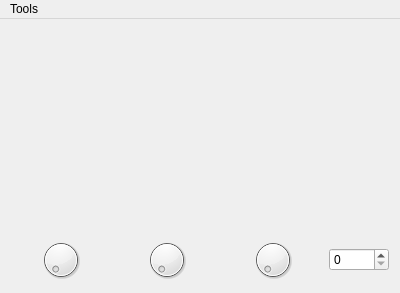
<?xml version="1.0" encoding="UTF-8"?>
<ui version="4.0">
 <class>MainWindow</class>
 <widget class="QMainWindow" name="MainWindow">
  <property name="geometry">
   <rect>
    <x>0</x>
    <y>0</y>
    <width>400</width>
    <height>293</height>
   </rect>
  </property>
  <property name="sizePolicy">
   <sizepolicy hsizetype="Preferred" vsizetype="Preferred">
    <horstretch>0</horstretch>
    <verstretch>0</verstretch>
   </sizepolicy>
  </property>
  <property name="focusPolicy">
   <enum>Qt::TabFocus</enum>
  </property>
  <property name="windowTitle">
   <string>MainWindow</string>
  </property>
  <widget class="QWidget" name="centralWidget">
   <property name="sizePolicy">
    <sizepolicy hsizetype="Preferred" vsizetype="Preferred">
     <horstretch>0</horstretch>
     <verstretch>0</verstretch>
    </sizepolicy>
   </property>
   <layout class="QGridLayout" name="gridLayout">
    <item row="3" column="1">
     <widget class="QDial" name="dial">
      <property name="sizePolicy">
       <sizepolicy hsizetype="Preferred" vsizetype="Maximum">
        <horstretch>0</horstretch>
        <verstretch>0</verstretch>
       </sizepolicy>
      </property>
      <property name="minimumSize">
       <size>
        <width>0</width>
        <height>0</height>
       </size>
      </property>
      <property name="maximumSize">
       <size>
        <width>16777215</width>
        <height>44</height>
       </size>
      </property>
     </widget>
    </item>
    <item row="3" column="2">
     <widget class="QDial" name="dial_2">
      <property name="sizePolicy">
       <sizepolicy hsizetype="Preferred" vsizetype="Maximum">
        <horstretch>0</horstretch>
        <verstretch>0</verstretch>
       </sizepolicy>
      </property>
      <property name="minimumSize">
       <size>
        <width>0</width>
        <height>0</height>
       </size>
      </property>
      <property name="maximumSize">
       <size>
        <width>16777215</width>
        <height>44</height>
       </size>
      </property>
     </widget>
    </item>
    <item row="3" column="3">
     <widget class="QDial" name="dial_3">
      <property name="sizePolicy">
       <sizepolicy hsizetype="Preferred" vsizetype="Maximum">
        <horstretch>0</horstretch>
        <verstretch>0</verstretch>
       </sizepolicy>
      </property>
      <property name="minimumSize">
       <size>
        <width>0</width>
        <height>0</height>
       </size>
      </property>
      <property name="maximumSize">
       <size>
        <width>16777215</width>
        <height>44</height>
       </size>
      </property>
     </widget>
    </item>
    <item row="3" column="4">
     <widget class="QSpinBox" name="spinBox"/>
    </item>
    <item row="0" column="1" rowspan="2" colspan="4">
     <widget class="GLWidget" name="widget" native="true">
      <property name="minimumSize">
       <size>
        <width>300</width>
        <height>200</height>
       </size>
      </property>
      <property name="maximumSize">
       <size>
        <width>16777215</width>
        <height>16777213</height>
       </size>
      </property>
      <property name="sizeIncrement">
       <size>
        <width>0</width>
        <height>0</height>
       </size>
      </property>
      <property name="baseSize">
       <size>
        <width>0</width>
        <height>0</height>
       </size>
      </property>
     </widget>
    </item>
   </layout>
  </widget>
  <widget class="QMenuBar" name="menuBar">
   <property name="geometry">
    <rect>
     <x>0</x>
     <y>0</y>
     <width>400</width>
     <height>25</height>
    </rect>
   </property>
   <widget class="QMenu" name="menuTools">
    <property name="title">
     <string>Tools</string>
    </property>
    <addaction name="actionOptions"/>
   </widget>
   <addaction name="menuTools"/>
  </widget>
  <action name="actionOptions">
   <property name="text">
    <string>Options...</string>
   </property>
  </action>
 </widget>
 <layoutdefault spacing="6" margin="11"/>
 <customwidgets>
  <customwidget>
   <class>GLWidget</class>
   <extends>QWidget</extends>
   <header location="global">glwidget.h</header>
   <container>1</container>
  </customwidget>
 </customwidgets>
 <resources/>
 <connections/>
</ui>
